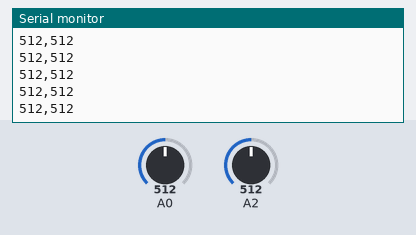
Recording of a sketch running on a simulated Arduino Uno, built with avr-gcc and run on an emulated ATmega328P. Shown: the last lines printed to the serial monitor. Inputs (shaded band) come from the test bench; at power-on: A0 = 512, A2 = 512.

Above: at 1.2 s.
1.3 s: A0 set to 984
At 1.8 s:
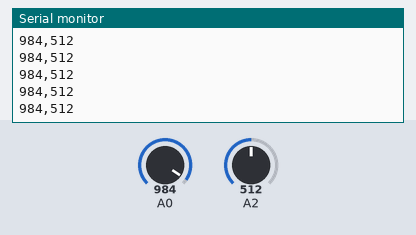
2.8 s: A0 set to 1018
At 3.3 s:
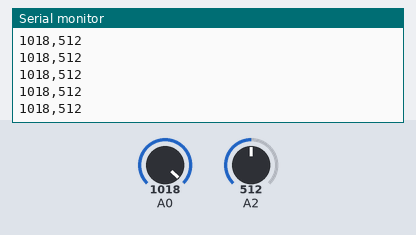
Timing chart, 0 to 5.8 s (numbered marks = the images above; inputs shaded):
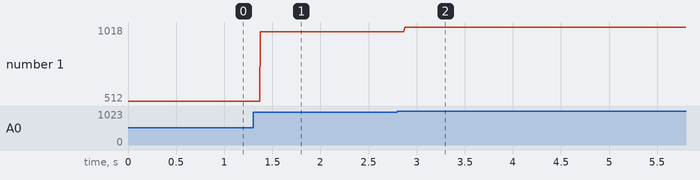

The sketch:

basicSerial.ino
```cpp
void setup() {
  // put your setup code here, to run once:
  pinMode(A0, INPUT);
  pinMode(A2, INPUT);
  Serial.begin(9600);

}

void loop() {
  // put your main code here, to run repeatedly:
  //cada cuatro microsegundos
  Serial.print(analogRead(A0));
  Serial.print(",");
  Serial.println(analogRead(A2));
  //delay(10);
}
```

Measured:
- after the input at 1.3 s, the serial monitor: prints a new line after 0.08 s (image 1)
- after the input at 2.8 s, the serial monitor: prints a new line after 0.07 s (image 2)
- plotted number 1: 512 → 984 after the input at 1.3 s, 984 → 1018 after the input at 2.8 s
